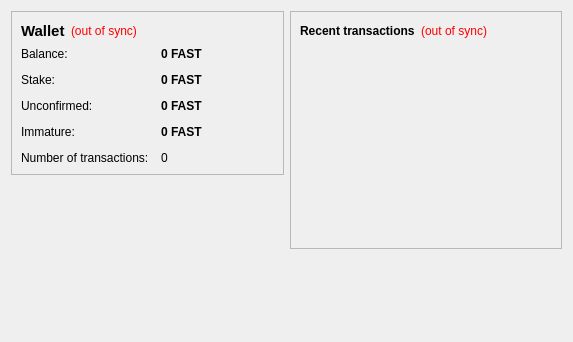
<?xml version="1.0" encoding="UTF-8"?>
<ui version="4.0">
 <class>OverviewPage</class>
 <widget class="QWidget" name="OverviewPage">
  <property name="geometry">
   <rect>
    <x>0</x>
    <y>0</y>
    <width>573</width>
    <height>342</height>
   </rect>
  </property>
  <property name="windowTitle">
   <string>Form</string>
  </property>
  <layout class="QHBoxLayout" name="horizontalLayout" stretch="1,1">
   <item>
    <layout class="QVBoxLayout" name="verticalLayout_2">
     <item>
      <widget class="QFrame" name="frame">
       <property name="frameShape">
        <enum>QFrame::StyledPanel</enum>
       </property>
       <property name="frameShadow">
        <enum>QFrame::Raised</enum>
       </property>
       <layout class="QVBoxLayout" name="verticalLayout_4">
        <item>
         <layout class="QHBoxLayout" name="horizontalLayout_4">
          <item>
           <widget class="QLabel" name="label_5">
            <property name="font">
             <font>
              <pointsize>11</pointsize>
              <weight>75</weight>
              <bold>true</bold>
             </font>
            </property>
            <property name="text">
             <string>Wallet</string>
            </property>
           </widget>
          </item>
          <item>
           <widget class="QLabel" name="labelWalletStatus">
            <property name="toolTip">
             <string>The displayed information may be out of date. Your wallet automatically synchronizes with the Cheetahcoin network after a connection is established, but this process has not completed yet.</string>
            </property>
            <property name="styleSheet">
             <string notr="true">QLabel { color: red; }</string>
            </property>
            <property name="text">
             <string notr="true">(out of sync)</string>
            </property>
            <property name="alignment">
             <set>Qt::AlignLeading|Qt::AlignLeft|Qt::AlignVCenter</set>
            </property>
           </widget>
          </item>
          <item>
           <spacer name="horizontalSpacer_2">
            <property name="orientation">
             <enum>Qt::Horizontal</enum>
            </property>
            <property name="sizeHint" stdset="0">
             <size>
              <width>40</width>
              <height>20</height>
             </size>
            </property>
           </spacer>
          </item>
         </layout>
        </item>
        <item>
         <layout class="QFormLayout" name="formLayout_2">
          <property name="fieldGrowthPolicy">
           <enum>QFormLayout::AllNonFixedFieldsGrow</enum>
          </property>
          <property name="horizontalSpacing">
           <number>12</number>
          </property>
          <property name="verticalSpacing">
           <number>12</number>
          </property>
          <item row="0" column="0">
           <widget class="QLabel" name="label">
            <property name="text">
             <string>Balance:</string>
            </property>
           </widget>
          </item>
          <item row="0" column="1">
           <widget class="QLabel" name="labelBalance">
            <property name="font">
             <font>
              <weight>75</weight>
              <bold>true</bold>
             </font>
            </property>
            <property name="cursor">
             <cursorShape>IBeamCursor</cursorShape>
            </property>
            <property name="toolTip">
             <string>Your current balance</string>
            </property>
            <property name="text">
             <string notr="true">0 FAST</string>
            </property>
            <property name="textInteractionFlags">
             <set>Qt::LinksAccessibleByMouse|Qt::TextSelectableByKeyboard|Qt::TextSelectableByMouse</set>
            </property>
           </widget>
          </item>
          <item row="1" column="0">
           <widget class="QLabel" name="label_6">
            <property name="text">
             <string>Stake:</string>
            </property>
           </widget>
          </item>
          <item row="1" column="1">
           <widget class="QLabel" name="labelStake">
            <property name="font">
             <font>
              <weight>75</weight>
              <bold>true</bold>
             </font>
            </property>
            <property name="cursor">
             <cursorShape>IBeamCursor</cursorShape>
            </property>
            <property name="toolTip">
             <string>Total of coins that was staked, and do not yet count toward the current balance</string>
            </property>
            <property name="text">
             <string notr="true">0 FAST</string>
            </property>
            <property name="textInteractionFlags">
             <set>Qt::LinksAccessibleByMouse|Qt::TextSelectableByKeyboard|Qt::TextSelectableByMouse</set>
            </property>
           </widget>
          </item>
          <item row="2" column="0">
           <widget class="QLabel" name="label_3">
            <property name="text">
             <string>Unconfirmed:</string>
            </property>
           </widget>
          </item>
          <item row="2" column="1">
           <widget class="QLabel" name="labelUnconfirmed">
            <property name="font">
             <font>
              <weight>75</weight>
              <bold>true</bold>
             </font>
            </property>
            <property name="cursor">
             <cursorShape>IBeamCursor</cursorShape>
            </property>
            <property name="toolTip">
             <string>Total of transactions that have yet to be confirmed, and do not yet count toward the current balance</string>
            </property>
            <property name="text">
             <string notr="true">0 FAST</string>
            </property>
            <property name="textInteractionFlags">
             <set>Qt::LinksAccessibleByMouse|Qt::TextSelectableByKeyboard|Qt::TextSelectableByMouse</set>
            </property>
           </widget>
          </item>
          <item row="3" column="0">
           <widget class="QLabel" name="labelImmatureText">
            <property name="text">
             <string>Immature:</string>
            </property>
           </widget>
          </item>
          <item row="3" column="1">
           <widget class="QLabel" name="labelImmature">
            <property name="font">
             <font>
              <weight>75</weight>
              <bold>true</bold>
             </font>
            </property>
            <property name="toolTip">
             <string>Mined balance that has not yet matured</string>
            </property>
            <property name="text">
             <string notr="true">0 FAST</string>
            </property>
            <property name="textInteractionFlags">
             <set>Qt::LinksAccessibleByMouse|Qt::TextSelectableByKeyboard|Qt::TextSelectableByMouse</set>
            </property>
           </widget>
          </item>
          <item row="4" column="0">
           <widget class="QLabel" name="label_2">
            <property name="text">
             <string>Number of transactions:</string>
            </property>
           </widget>
          </item>
          <item row="4" column="1">
           <widget class="QLabel" name="labelNumTransactions">
            <property name="toolTip">
             <string>Total number of transactions in wallet</string>
            </property>
            <property name="text">
             <string notr="true">0</string>
            </property>
           </widget>
          </item>
         </layout>
        </item>
       </layout>
      </widget>
     </item>
     <item>
      <spacer name="verticalSpacer">
       <property name="orientation">
        <enum>Qt::Vertical</enum>
       </property>
       <property name="sizeHint" stdset="0">
        <size>
         <width>20</width>
         <height>40</height>
        </size>
       </property>
      </spacer>
     </item>
     <item>
      <widget class="QLabel" name="label_6">
       <property name="text">
        <string/>
       </property>
       <property name="pixmap">
        <pixmap resource="../bitcoin.qrc">:/images/backg</pixmap>
       </property>
       <property name="scaledContents">
        <bool>false</bool>
       </property>
       <property name="alignment">
        <set>Qt::AlignCenter</set>
       </property>
       <property name="margin">
        <number>-2</number>
       </property>
      </widget>
     </item>
    </layout>
   </item>
   <item>
    <layout class="QVBoxLayout" name="verticalLayout_3">
     <item>
      <widget class="QFrame" name="frame_2">
       <property name="frameShape">
        <enum>QFrame::StyledPanel</enum>
       </property>
       <property name="frameShadow">
        <enum>QFrame::Raised</enum>
       </property>
       <layout class="QVBoxLayout" name="verticalLayout">
        <item>
         <layout class="QHBoxLayout" name="horizontalLayout_2">
          <item>
           <widget class="QLabel" name="label_4">
            <property name="text">
             <string>&lt;b&gt;Recent transactions&lt;/b&gt;</string>
            </property>
           </widget>
          </item>
          <item>
           <widget class="QLabel" name="labelTransactionsStatus">
            <property name="toolTip">
             <string>The displayed information may be out of date. Your wallet automatically synchronizes with the Cheetahcoin network after a connection is established, but this process has not completed yet.</string>
            </property>
            <property name="styleSheet">
             <string notr="true">QLabel { color: red; }</string>
            </property>
            <property name="text">
             <string notr="true">(out of sync)</string>
            </property>
            <property name="alignment">
             <set>Qt::AlignRight|Qt::AlignTrailing|Qt::AlignVCenter</set>
            </property>
           </widget>
          </item>
          <item>
           <spacer name="horizontalSpacer">
            <property name="orientation">
             <enum>Qt::Horizontal</enum>
            </property>
            <property name="sizeHint" stdset="0">
             <size>
              <width>40</width>
              <height>20</height>
             </size>
            </property>
           </spacer>
          </item>
         </layout>
        </item>
        <item>
         <widget class="QListView" name="listTransactions">
          <property name="styleSheet">
           <string notr="true">QListView { background: transparent; }</string>
          </property>
          <property name="frameShape">
           <enum>QFrame::NoFrame</enum>
          </property>
          <property name="verticalScrollBarPolicy">
           <enum>Qt::ScrollBarAlwaysOff</enum>
          </property>
          <property name="horizontalScrollBarPolicy">
           <enum>Qt::ScrollBarAlwaysOff</enum>
          </property>
          <property name="selectionMode">
           <enum>QAbstractItemView::NoSelection</enum>
          </property>
         </widget>
        </item>
       </layout>
      </widget>
     </item>
     <item>
      <spacer name="verticalSpacer_2">
       <property name="orientation">
        <enum>Qt::Vertical</enum>
       </property>
       <property name="sizeHint" stdset="0">
        <size>
         <width>20</width>
         <height>40</height>
        </size>
       </property>
      </spacer>
     </item>
    </layout>
   </item>
  </layout>
 </widget>
 <resources/>
 <connections/>
</ui>
